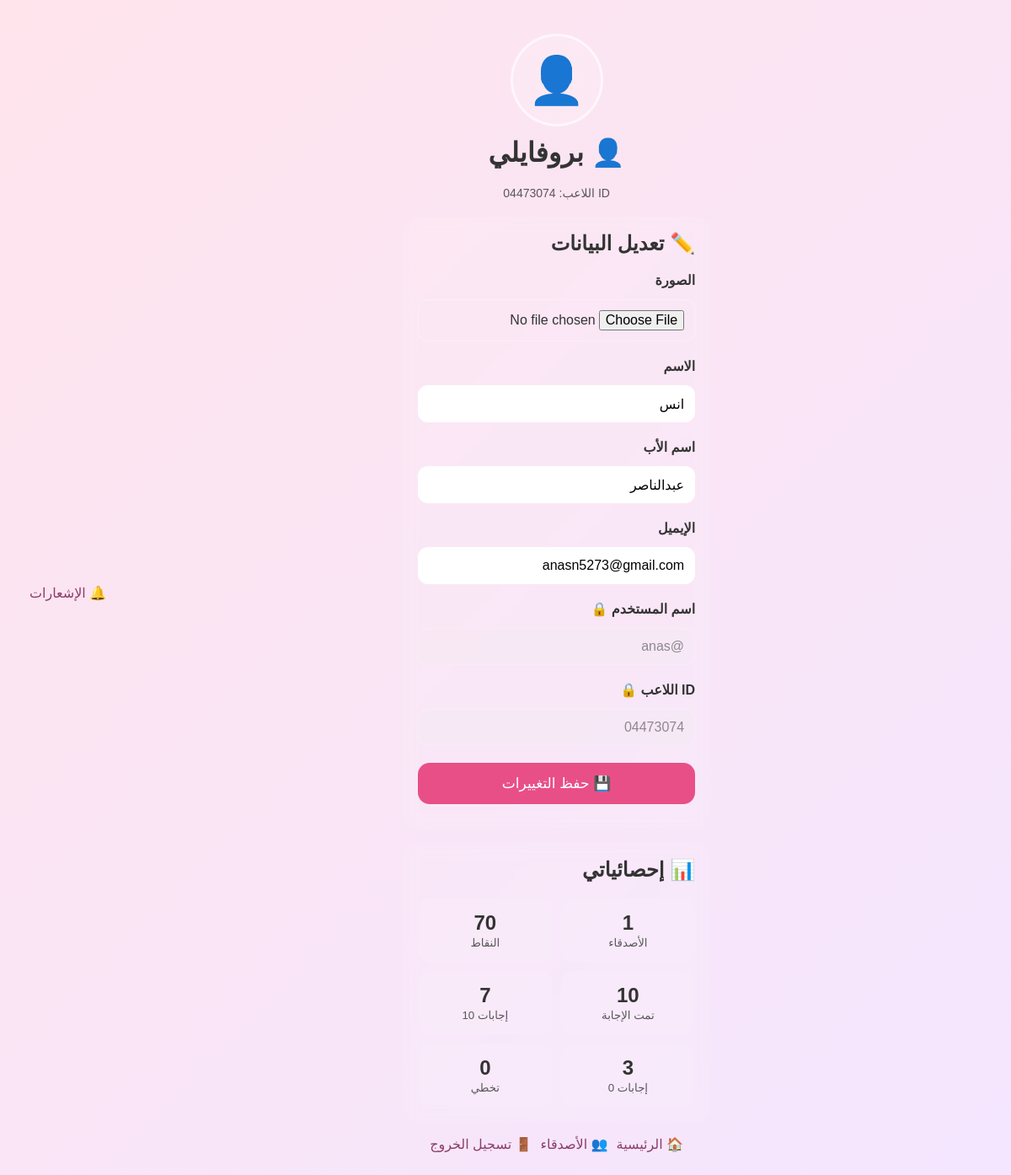
The app's page /profile (signed in) with its own data.
### backup_before_full_game_1788328694/app.py (models this page shows)
class User(db.Model):
    id = db.Column(db.Integer, primary_key=True)
    player_id = db.Column(db.String(8), unique=True, nullable=False)
    username = db.Column(db.String(40), unique=True, nullable=False)
    name = db.Column(db.String(80), nullable=False)
    father_name = db.Column(db.String(80), nullable=False)
    email = db.Column(db.String(150), unique=True, nullable=False)
    password_hash = db.Column(db.String(255), nullable=False)

### backup_before_full_game_1788328694/app.py (the view, shortened to what this page needs)
@app.route("/profile", methods=["GET", "POST"])
@login_required
def profile():
    user = db.session.get(User, session["user_id"])
    if not user:
        session.clear()
        return redirect(url_for("login"))
    profile_data = Profile.query.filter_by(user_id=user.id).first()
    if not profile_data:
        profile_data = Profile(user_id=user.id)
        db.session.add(profile_data)
        db.session.commit()
    friend_count = 0
    try:
        friend_count = len(get_friendships(user.id))
    except Exception:
        friend_count = 0
    total_points = 0
    ten_points = 0
    zero_points = 0
    skipped = 0
    answered = 0
    try:
        answers = Answer.query.filter_by(user_id=user.id).all()
        total_points = sum(a.points for a in answers)
        ten_points = sum(1 for a in answers if a.value == "10")
        zero_points = sum(1 for a in answers if a.value == "0")
        skipped = sum(1 for a in answers if a.value == "skip")
        answered = ten_points + zero_points
    except Exception:
        pass
    return render_template(
        "profile.html",
        user=user,
        profile_data=profile_data,
        friend_count=friend_count,
        total_points=total_points,
        ten_points=ten_points,
        zero_points=zero_points,
        skipped=skipped,
        answered=answered
    )

### backup_before_full_game_1788328694/app.py (called while the page is built)
def login_required(view):
    @wraps(view)
    def wrapped(*args, **kwargs):
        if "user_id" not in session:
            return redirect(url_for("login"))
        return view(*args, **kwargs)
    return wrapped

def get_friendships(user_id):
    return Friendship.query.filter(
        or_(
            and_(
                Friendship.requester_id == user_id,
                Friendship.status == "accepted"
            ),
            and_(
                Friendship.receiver_id == user_id,
                Friendship.status == "accepted"
            )
        )
    ).all()

### templates/profile.html (shortened to what this page needs)
<!doctype html>
<html lang="ar" dir="rtl">
<head>
<link rel="stylesheet"
      href="{{ url_for('static', filename='css/style.css') }}">
</head>
<body>
<div class="profile-page">
    <div class="profile-head">
        <div class="avatar-box">
            {% if profile_data and profile_data.avatar_filename %}
                <img
                    src="{{ url_for('static', filename='uploads/profile/' + profile_data.avatar_filename) }}"
                    alt="صورة البروفايل">
            {% else %}
                👤
            {% endif %}
        </div>
        <h1>👤 بروفايلي</h1>
        <div class="profile-id">
            ID اللاعب: {{ user.player_id }}
        </div>
    </div>
    <div class="profile-card">
        <h2>✏️ تعديل البيانات</h2>
        <form
            method="POST"
            enctype="multipart/form-data">
            <div class="profile-field">
                <label>الصورة</label>
                <input
                    type="file"
                    name="avatar"
                    accept="image/png,image/jpeg,image/webp,image/gif">
            </div>
            <div class="profile-field">
                <label>الاسم</label>
                <input
                    type="text"
                    name="name"
                    value="{{ user.name }}"
                    required>
            </div>
            <div class="profile-field">
                <label>اسم الأب</label>
                <input
                    type="text"
                    name="father_name"
                    value="{{ user.father_name }}"
                    required>
            </div>
            <div class="profile-field">
                <label>الإيميل</label>
                <input
                    type="email"
                    name="email"
                    value="{{ user.email }}"
                    required>
            </div>
            <div class="profile-field">
                <label>اسم المستخدم 🔒</label>
                <input
                    class="locked"
                    type="text"
                    value="@{{ user.username }}"
                    disabled>
            </div>
            <div class="profile-field">
                <label>ID اللاعب 🔒</label>
                <input
                    class="locked"
                    type="text"
                    value="{{ user.player_id }}"
                    disabled>
            </div>
            <button
                class="btn"
                type="submit">
                💾 حفظ التغييرات
            </button>
        </form>
    </div>
    <div class="profile-card">
        <h2>📊 إحصائياتي</h2>
        <div class="stats-grid">
            <div class="stat">
                <strong>{{ friend_count }}</strong>
                <small>الأصدقاء</small>
            </div>
            <div class="stat">
                <strong>{{ total_points }}</strong>
                <small>النقاط</small>
            </div>
            <div class="stat">
                <strong>{{ answered }}</strong>
                <small>تمت الإجابة</small>
            </div>
            <div class="stat">
                <strong>{{ ten_points }}</strong>
                <small>إجابات 10</small>
            </div>
            <div class="stat">
                <strong>{{ zero_points }}</strong>
                <small>إجابات 0</small>
            </div>
            <div class="stat">
                <strong>{{ skipped }}</strong>
                <small>تخطي</small>
            </div>
        </div>
    </div>
    <div class="profile-actions">
        <a
            class="secondary-btn"
            href="{{ url_for('home') }}">
            🏠 الرئيسية
        </a>
        <a
            class="secondary-btn"
            href="{{ url_for('friends') }}">
            👥 الأصدقاء
        </a>
        <a
            class="secondary-btn"
            href="{{ url_for('logout') }}">
            🚪 تسجيل الخروج
        </a>
    </div>
</div>
<div style="text-align:center;margin:15px;">
<a class="secondary-btn" href="/notifications">
🔔 الإشعارات
</a>
</div>
</body>
</html>

### static/css/style.css (style rules this page uses)
* { box-sizing:border-box }
body { margin:0; min-height:100vh; display:flex; align-items:center; justify-content:center; font-family:Arial,sans-serif; background:linear-gradient(135deg,#ffe4ec,#f4e6ff); color:#333; padding:20px }
h1 { margin-top:0 }
input { width:100%; padding:14px; margin:7px 0; border:1px solid #ddd; border-radius:12px; font-size:16px }
.btn { display:block; width:100%; padding:14px; margin:12px 0; border:0; border-radius:14px; background:#e94f87; color:white; text-decoration:none; font-size:17px; cursor:pointer }
a { color:#8b3d68;text-decoration:none }

### templates/profile.html (style rules this page uses)
.profile-page { max-width:700px; margin:auto; padding:20px; }
.profile-head { text-align:center; margin-bottom:20px; }
.avatar-box { width:110px; height:110px; margin:0 auto 12px; border-radius:50%; overflow:hidden; display:flex; align-items:center; justify-content:center; background:rgba(255,255,255,.15); font-size:55px; border:3px solid rgba(255,255,255,.6); }
.profile-id { opacity:.8; font-size:14px; }
.profile-card { background:rgba(255,255,255,.10); border-radius:20px; padding:18px; margin-bottom:16px; backdrop-filter:blur(8px); }
.profile-card h2 { margin-top:0; }
.profile-field { margin-bottom:13px; }
.profile-field label { display:block; margin-bottom:6px; font-weight:bold; }
.profile-field input { width:100%; box-sizing:border-box; padding:12px; border-radius:12px; border:1px solid rgba(255,255,255,.25); }
.locked { opacity:.65; }
.stats-grid { display:grid; grid-template-columns:repeat(2,1fr); gap:10px; }
.stat { text-align:center; padding:15px 8px; border-radius:15px; background:rgba(255,255,255,.08); }
.stat strong { display:block; font-size:24px; }
.stat small { opacity:.8; }
.profile-actions { display:flex; gap:10px; flex-wrap:wrap; justify-content:center; }
.profile-actions a, .profile-actions button { text-decoration:none; }

### records on screen
User: player_id "04473074", name "انس", father_name "عبدالناصر", email "anasn5273@gmail.com", username "@anas"

### other values on screen
{{ friend_count }} "1"
{{ total_points }} "70"
{{ answered }} "10"
{{ ten_points }} "7"
{{ zero_points }} "3"
{{ skipped }} "0"
